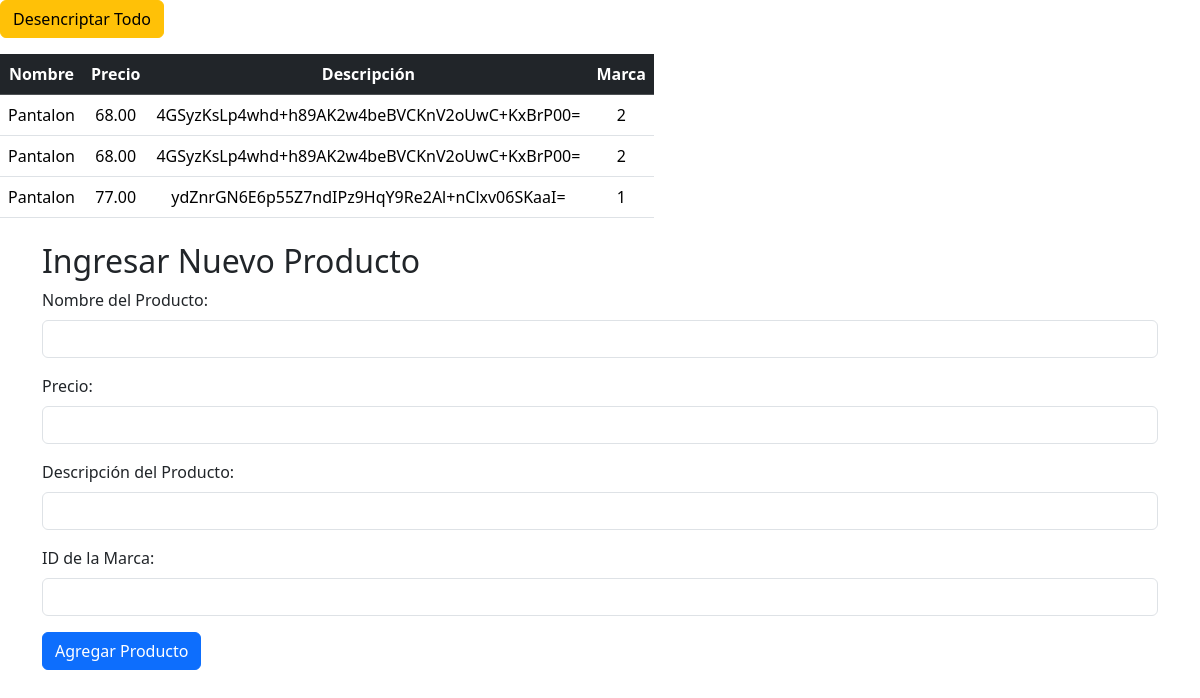
Page /experimento/index.php on the committed database.
### tables this page shows
CREATE TABLE `productos` (
  `ID` int(11) NOT NULL,
  `nombre` varchar(255) NOT NULL,
  `precio` decimal(10,2) NOT NULL,
  `descripcion` text DEFAULT NULL,
  `MarcaID` int(11) DEFAULT NULL
);

### experimento/index.php (the view, shortened to what this page needs)
<!doctype html>
<html lang="en">
<head>
    <link href="https://cdn.jsdelivr.net/npm/bootstrap@5.3.2/dist/css/bootstrap.min.css" rel="stylesheet" />
</head>
<body>
    <main>
        <div>
            <form method="post" action="<?php echo $_SERVER['PHP_SELF']; ?>">
                <button type="submit" name="desencriptar_todo" class="btn btn-warning mb-3">Desencriptar Todo</button>
            </form>
            <table class="table w-50">
                <tr class="table-dark text-center">
                    <th scope="col">Nombre</th>
                    <th scope="col">Precio</th>
                    <th scope="col">Descripción</th>
                    <th scope="col">Marca</th>
                </tr>
                <?php
                $mysqli = new mysqli("192.168.1.3", "root", "123", "ropa", 3306);
                $consulta_productos = "SELECT * FROM productos";
                $resultado_productos = $mysqli->query($consulta_productos);
                while ($fila_productos = $resultado_productos->fetch_assoc()) {
                    $descripcion_descifrada = $fila_productos['descripcion'];
                    echo "<tr class='text-center'>";
                    echo "<td>".$fila_productos['nombre']."</td>";
                    echo "<td>".$fila_productos['precio']."</td>";
                    echo "<td>".$descripcion_descifrada."</td>";
                    echo "<td>".$fila_productos['MarcaID']."</td>";
                    echo "</tr>";
                }
                ?>
            </table>
        </div>
        <div class="container mt-4">
            <h2>Ingresar Nuevo Producto</h2>
            <form method="post" action="<?php echo $_SERVER['PHP_SELF']; ?>">
                <div class="mb-3">
                    <label for="nombre_producto" class="form-label">Nombre del Producto:</label>
                    <input type="text" class="form-control" id="nombre_producto" name="nombre_producto" required>
                </div>
                <div class="mb-3">
                    <label for="precio" class="form-label">Precio:</label>
                    <input type="text" class="form-control" id="precio" name="precio" required>
                </div>
                <div class="mb-3">
                    <label for="descripcion_producto" class="form-label">Descripción del Producto:</label>
                    <input type="text" class="form-control" id="descripcion_producto" name="descripcion_producto" required>
                </div>
                <div class="mb-3">
                    <label for="marca_id" class="form-label">ID de la Marca:</label>
                    <input type="text" class="form-control" id="marca_id" name="marca_id" required>
                </div>
                <button type="submit" name="agregar_producto" class="btn btn-primary">Agregar Producto</button>
            </form>
        </div>
    </main>
</body>
</html>

### rows in the picture
productos: nombre "Pantalon", precio "68.00", descripcion "4GSyzKsLp4whd+h89AK2w4beBVCKnV2oUwC+KxBrP00=", MarcaID "2"
productos: nombre "Pantalon", precio "68.00", descripcion "4GSyzKsLp4whd+h89AK2w4beBVCKnV2oUwC+KxBrP00=", MarcaID "2"
productos: nombre "Pantalon", precio "77.00", descripcion "ydZnrGN6E6p55Z7ndIPz9HqY9Re2Al+nClxv06SKaaI=", MarcaID "1"
